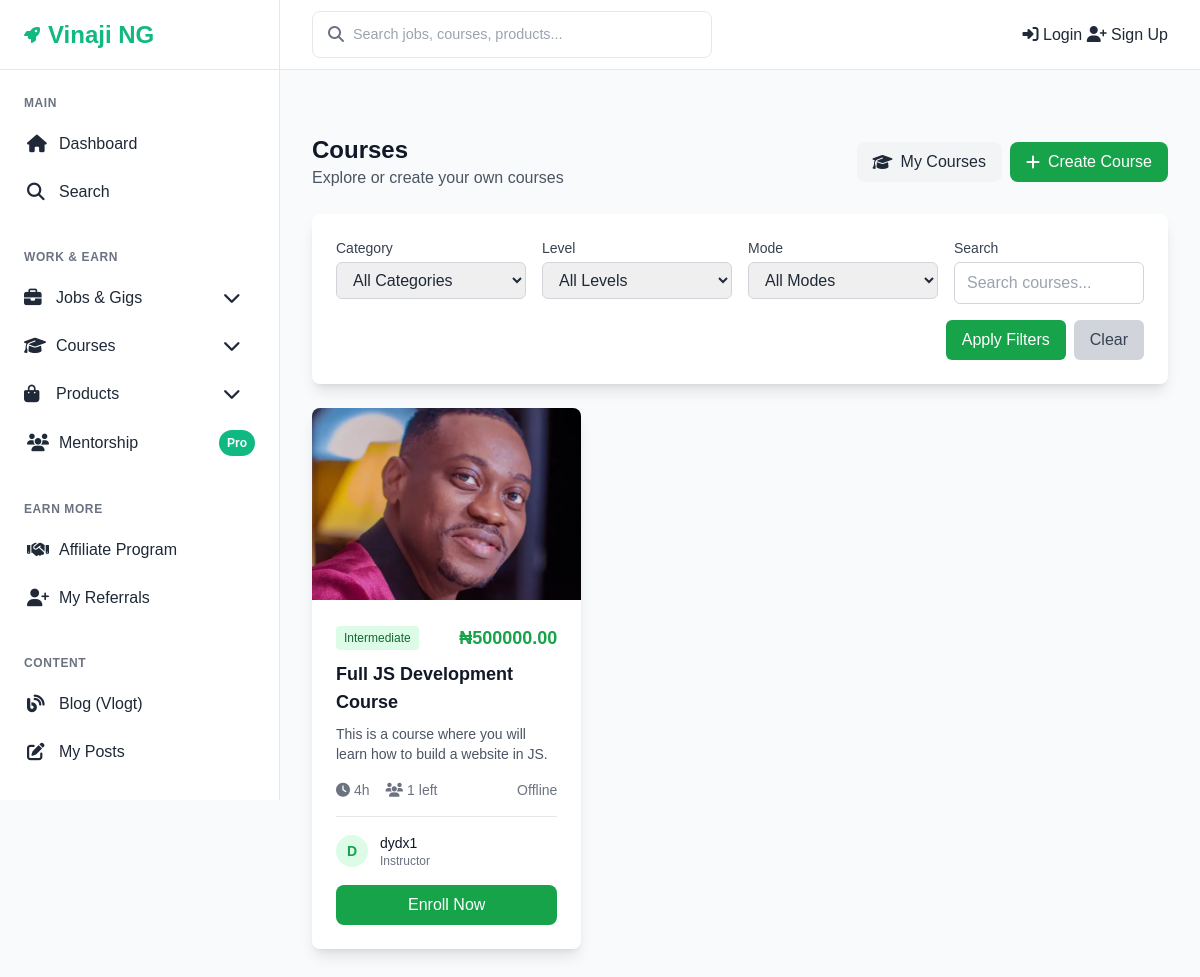
Page /courses/ on the committed database.
### courses/models.py (models this page shows, shortened)
class Course(models.Model):
    LEVELS = [
        ('beginner', 'Beginner'),
        ('intermediate', 'Intermediate'),
        ('advanced', 'Advanced'),
    ]
    MODES = [
        ('online', 'Online'),
        ('offline', 'Offline'),
        ('hybrid', 'Hybrid'),
    ]
    STATUS_CHOICES = [
        ('draft', 'Draft'),
        ('pending', 'Pending Approval'),
        ('approved', 'Approved'),
        ('rejected', 'Rejected'),
    ]
    title = models.CharField(max_length=200)
    description = models.TextField()
    category = models.ForeignKey(CourseCategory, on_delete=models.CASCADE, related_name='courses')
    level = models.CharField(max_length=20, choices=LEVELS, default='beginner')
    instructor = models.ForeignKey(settings.AUTH_USER_MODEL, on_delete=models.CASCADE, related_name='courses_taught')
    duration = models.PositiveIntegerField(help_text="Duration in hours")
    mode = models.CharField(max_length=20, choices=MODES, default='online')
    start_date = models.DateTimeField()
    is_self_paced = models.BooleanField(default=False)
    price = models.DecimalField(max_digits=10, decimal_places=2, default=0)
    spots_total = models.PositiveIntegerField(default=1)
    spots_left = models.PositiveIntegerField(default=1)
    preview_video = models.URLField(blank=True)
    thumbnail = models.ImageField(upload_to='course_thumbnails/', blank=True, null=True)
    status = models.CharField(max_length=20, choices=STATUS_CHOICES, default='draft')
    rejection_reason = models.TextField(blank=True)
    created_at = models.DateTimeField(auto_now_add=True)
    updated_at = models.DateTimeField(auto_now=True)
    category = models.ForeignKey(
        Category,
        on_delete=models.CASCADE,
        related_name='courses',
        limit_choices_to={'category_type': 'course'}  # only show "course" categories
    )
    class Meta:
        ordering = ['-created_at']
    def is_available(self):
        return (self.status == 'approved' and
                self.spots_left > 0 and
                (self.is_self_paced or self.start_date > timezone.now()))

### accounts/models.py (models this page shows, shortened)
class User(AbstractUser):
    SUBSCRIPTION_CHOICES = [
        ('starter', 'Starter'),
        ('pro', 'Pro'),
        ('mentorship', 'Mentorship'),
    ]
    subscription_level = models.CharField(
        max_length=20,
        choices=SUBSCRIPTION_CHOICES,
        default='starter'
    )
    referral_code = models.CharField(max_length=20, unique=True, blank=True)
    is_verified = models.BooleanField(default=False)
    date_updated = models.DateTimeField(auto_now=True)
    groups = models.ManyToManyField(
        Group,
        related_name="custom_user_groups",  # use "+" if you don’t need reverse access
        blank=True
    )
    user_permissions = models.ManyToManyField(
        Permission,
        related_name="custom_user_permissions",  # use "+" if you don’t need reverse access
        blank=True
    )
    def get_display_name(self):
        if self.first_name and self.last_name:
            return f"{self.first_name} {self.last_name}"
        return self.username

### courses/views.py (the view)
# urls.py: path('', views.CourseListView.as_view(), name='courses_list'),
class CourseListView(ListView):
    model = Course
    template_name = 'courses/list.html'
    context_object_name = 'courses'
    paginate_by = 20
    def get_queryset(self):
        queryset = Course.objects.filter(status='approved').select_related('instructor', 'category')
        category = self.request.GET.get('category')
        level = self.request.GET.get('level')
        mode = self.request.GET.get('mode')
        search = self.request.GET.get('search')
        if category:
            queryset = queryset.filter(category__name=category)
        if level:
            queryset = queryset.filter(level=level)
        if mode:
            queryset = queryset.filter(mode=mode)
        if search:
            queryset = queryset.filter(
                Q(title__icontains=search) |
                Q(description__icontains=search)
            )
        return queryset
    def get_context_data(self, **kwargs):
        context = super().get_context_data(**kwargs)
        context['categories'] = Category.objects.filter(category_type="course", is_active=True)
        return context

### site_core/context_processors.py (called while the page is built)
def site_settings(request):
    return {
        'site_settings': SiteSetting.get_solo()
    }

### site_core/models.py (called while the page is built)
    @classmethod
    def get_solo(cls):
        obj, created = cls.objects.get_or_create(pk=1)
        return obj

### templates/courses/list.html (shortened to what this page needs)
{% extends 'base.html' %}
{% block content %}
<div class="space-y-6">
<div class="flex flex-col md:flex-row md:justify-between md:items-center gap-3">
    <div>
        <h1 class="text-2xl font-bold text-gray-900">Courses</h1>
        <p class="text-gray-600">Explore or create your own courses</p>
    </div>
    <div class="flex flex-wrap items-center gap-2">
        <a href="{% url 'course_manage' %}" class="bg-gray-100 text-gray-800 px-4 py-2 rounded-lg hover:bg-gray-200 transition-colors flex items-center">
            <i class="fas fa-graduation-cap mr-2"></i>My Courses
        </a>
        <a href="{% url 'course_create' %}" class="bg-green-600 text-white px-4 py-2 rounded-lg hover:bg-green-700 transition-colors flex items-center">
            <i class="fas fa-plus mr-2"></i>Create Course
        </a>
    </div>
</div>
    <div class="bg-white rounded-lg shadow-lg p-6">
        <form method="get" class="grid grid-cols-1 md:grid-cols-4 gap-4">
            <div>
                <label class="block text-sm font-medium text-gray-700 mb-1">Category</label>
                <select name="category" class="w-full border border-gray-300 rounded-md px-3 py-2 focus:outline-none focus:ring-2 focus:ring-green-500">
                    <option value="">All Categories</option>
                </select>
            </div>
            <div>
                <label class="block text-sm font-medium text-gray-700 mb-1">Level</label>
                <select name="level" class="w-full border border-gray-300 rounded-md px-3 py-2 focus:outline-none focus:ring-2 focus:ring-green-500">
                    <option value="">All Levels</option>
                </select>
            </div>
            <div>
                <label class="block text-sm font-medium text-gray-700 mb-1">Mode</label>
                <select name="mode" class="w-full border border-gray-300 rounded-md px-3 py-2 focus:outline-none focus:ring-2 focus:ring-green-500">
                    <option value="">All Modes</option>
                </select>
            </div>
            <div>
                <label class="block text-sm font-medium text-gray-700 mb-1">Search</label>
                <input type="text" name="search" value="{{ request.GET.search }}"
                       placeholder="Search courses..." class="w-full border border-gray-300 rounded-md px-3 py-2 focus:outline-none focus:ring-2 focus:ring-green-500">
            </div>
            <div class="md:col-span-4 flex justify-end space-x-2">
                <button type="submit" class="bg-green-600 text-white px-4 py-2 rounded-md hover:bg-green-700 transition-colors">
                    Apply Filters
                </button>
                <a href="{% url 'courses_list' %}" class="bg-gray-300 text-gray-700 px-4 py-2 rounded-md hover:bg-gray-400 transition-colors">
                    Clear
                </a>
            </div>
        </form>
    </div>
    <div class="grid grid-cols-1 md:grid-cols-2 lg:grid-cols-3 gap-6">
        {% for course in courses %}
        <div class="bg-white rounded-lg shadow-lg overflow-hidden hover:shadow-xl transition-shadow">
            {% if course.thumbnail %}
            <img src="{{ course.thumbnail.url }}" alt="{{ course.title }}" class="w-full h-48 object-cover">
            {% else %}
            <div class="w-full h-48 bg-gradient-to-r from-green-400 to-green-600 flex items-center justify-center">
                <i class="fas fa-graduation-cap text-white text-4xl"></i>
            </div>
            {% endif %}
            <div class="p-6">
                <div class="flex items-center justify-between mb-2">
                    <span class="bg-green-100 text-green-800 px-2 py-1 rounded text-xs font-medium">
                        {{ course.get_level_display }}
                    </span>
                    <span class="text-green-600 font-bold text-lg">₦{{ course.price }}</span>
                </div>
                <h3 class="text-lg font-semibold text-gray-900 mb-2">
                    <a href="{% url 'course_detail' course.pk %}" class="hover:text-green-600">{{ course.title }}</a>
                </h3>
                <p class="text-gray-600 text-sm mb-4 line-clamp-2">{{ course.description|truncatewords:20 }}</p>
                <div class="flex items-center justify-between text-sm text-gray-500">
                    <div class="flex items-center space-x-4">
                        <span>
                            <i class="fas fa-clock mr-1"></i>{{ course.duration }}h
                        </span>
                        <span>
                            <i class="fas fa-users mr-1"></i>{{ course.spots_left }} left
                        </span>
                    </div>
                    <span>{{ course.get_mode_display }}</span>
                </div>
                <div class="flex items-center mt-4 pt-4 border-t border-gray-200">
                    <div class="w-8 h-8 bg-green-100 rounded-full flex items-center justify-center mr-3">
                        <span class="text-green-600 text-sm font-semibold">{{ course.instructor.username|first|upper }}</span>
                    </div>
                    <div>
                        <p class="text-sm font-medium text-gray-900">{{ course.instructor.get_display_name }}</p>
                        <p class="text-xs text-gray-500">Instructor</p>
                    </div>
                </div>
                {% if course.is_available %}
                <a href="{% url 'course_detail' course.pk %}" class="w-full bg-green-600 text-white py-2 rounded-lg hover:bg-green-700 transition-colors block text-center mt-4">
                    Enroll Now
                </a>
                {% else %}
                <button class="w-full bg-gray-400 text-white py-2 rounded-lg cursor-not-allowed mt-4" disabled>
                    Course Full
                </button>
                {% endif %}
            </div>
        </div>
        {% endfor %}
    </div>
</div>
{% endblock %}

### templates/base.html (style rules this page uses)
:root { --primary-color: #10b981; --primary-dark: #059669; --primary-light: #34d399; --secondary-color: #1f2937; --accent-color: #f59e0b; --text-dark: #1f2937; --text-light: #6b7280; --bg-light: #f9fafb; --bg-white: #ffffff; --border-color: #e5e7eb; --success-color: #10b981; --warning-color: #f59e0b; --error-color: #ef4444; --shadow: 0 1px 3px 0 rgba(0, 0, 0, 0.1), 0 1px 2px 0 rgba(0, 0, 0, 0.06); --shadow-lg: 0 10px 15px -3px rgba(0, 0, 0, 0.1), 0 4px 6px -2px rgba(0, 0, 0, 0.05); --sidebar-width: 280px; --header-height: 70px; }
* { margin: 0; padding: 0; box-sizing: border-box; }
body { font-family: 'Inter', sans-serif; line-height: 1.6; color: var(--text-dark); background-color: var(--bg-light); display: flex; min-height: 100vh; }
.text-center { text-align: center; }
.flex { display: flex; }
.items-center { align-items: center; }
.justify-between { justify-content: space-between; }
.w-full { width: 100%; }
.mt-4 { margin-top: 1rem; }
.mb-4 { margin-bottom: 1rem; }

### rows in the picture
Course: thumbnail (picture), level "Intermediate", price "500000.00", title "Full JS Development Course", description "This is a course where you will learn how to build a website in JS.", duration "4", spots_left "1", mode "Offline", instructor.username|first "D", instructor.get_display_name "dydx1", status "Enroll Now"
